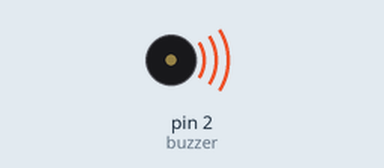
The sketch below on a simulated Arduino Uno, built with avr-gcc and run on an emulated ATmega328P. Shown: buzzer (waves = sounding).

Above: at 0.1 s.
At 29.1 s:
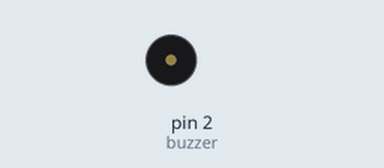
Timing chart, 0 to 30.6 s (numbered marks = the images above):
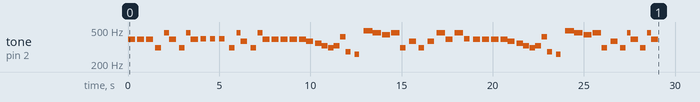

The sketch:

P5-parte2.ino
```cpp
const int buzzer = 2;
float Do       = 261.626;
float Do_Reb   = 277.183;
float Re       = 393.665;
float Re_Mib   = 311.127;
float Mi       = 329.628;
float Fa       = 349.228;
float Fa_Solb  = 369.994;
float Sol      = 391.995;
float Sol_Lab  = 415.305;
float La       = 440.000;
float La_Sib   = 466.164;
float Si       = 493.883;

void setup ()
{
  tone(buzzer,Sol,391.995);
  delay(500);
  tone(buzzer,Sol,391.995);
  delay(500);
  tone(buzzer,Sol,391.995);
  delay(500);

  tone(buzzer,Re_Mib,311.127);
  delay(500);
  tone(buzzer,La_Sib,466.164);
  delay(250);
  tone(buzzer,Sol,391.995);
  delay(550);

  tone(buzzer,Re_Mib,311.127);
  delay(400);
  tone(buzzer,La_Sib,466.164);
  delay(250);
  tone(buzzer,Sol,391.995);
  delay(550);

  tone(buzzer,Re,293.665);
  delay(500);
  tone(buzzer,Re,293.665);
  delay(500);
  tone(buzzer,Re,293.665);
  delay(550);

  tone(buzzer,Re_Mib,311.127);
  delay(400);
  tone(buzzer,La_Sib,466.164);
  delay(225);
  tone(buzzer,Fa_Solb,369.994);
  delay(550);

  tone(buzzer,Re_Mib,311.127);
  delay(400);
  tone(buzzer,La_Sib,466.164);
  delay(255);
  tone(buzzer,Sol,391.995);
  delay(500);

  tone(buzzer,Sol,391.995);
  delay(500);

  tone(buzzer,Sol,391.995);
  delay(500);
  tone(buzzer,Sol,391.995);
  delay(500);
  tone(buzzer,Sol,391.995);
  delay(400);

  tone(buzzer,Fa_Solb,369.994);
  delay(500);
  tone(buzzer,Fa,349.228);
  delay(350);
  tone(buzzer,Mi,329.628);
  delay(350);
  tone(buzzer,Re_Mib,311.127);
  delay(300);
  tone(buzzer,Mi,329.628);
  delay(350);

  tone(buzzer,Sol_Lab,415.305);
  delay(300);
  tone(buzzer,Do_Reb,277.183);
  delay(500);

  tone(buzzer,Do,261.626);
  delay(500);
  tone(buzzer,Si,493.883);
  delay(500);
  tone(buzzer,La_Sib,466.164);
  delay(500);
  tone(buzzer,La,440.000);
  delay(500);
  tone(buzzer,La_Sib,466.164);
  delay(500);

  tone(buzzer,Re_Mib,311.127);
  delay(500);
  tone(buzzer,Fa_Solb,369.994);
  delay(500);
  tone(buzzer,Re_Mib,311.127);
  delay(500);
  tone(buzzer,Fa_Solb,369.994);
  delay(500);

  tone(buzzer,La_Sib,466.164);
  delay(500);
  tone(buzzer,Sol,391.995);
  delay(500);
  tone(buzzer,La_Sib,466.164);
  delay(500);
  tone(buzzer,Re,311.127);
  delay(500);

  tone(buzzer,Sol,391.995);
  delay(500);

  tone(buzzer,Sol,391.995);
  delay(500);
  tone(buzzer,Sol,391.995);
  delay(500);
  tone(buzzer,Sol,391.995);
  delay(400);

  tone(buzzer,Fa_Solb,369.994);
  delay(500);
  tone(buzzer,Fa,349.228);
  delay(350);
  tone(buzzer,Mi,329.628);
  delay(350);
  tone(buzzer,Re_Mib,311.127);
  delay(300);
  tone(buzzer,Mi,329.628);
  delay(350);

  tone(buzzer,Sol_Lab,415.305);
  delay(300);
  tone(buzzer,Do_Reb,277.183);
  delay(500);

  tone(buzzer,Do,261.626);
  delay(500);
  tone(buzzer,Si,493.883);
  delay(500);
  tone(buzzer,La_Sib,466.164);
  delay(500);
  tone(buzzer,La,440.000);
  delay(500);
  tone(buzzer,La_Sib,466.164);
  delay(500);

  tone(buzzer,Re_Mib,311.127);
  delay(500);
  tone(buzzer,Fa_Solb,369.994);
  delay(500);

  tone(buzzer,Re_Mib,311.127);
  delay(400);
  tone(buzzer,La_Sib,466.164);
  delay(200);
  tone(buzzer,Sol,391.995);
  delay(500);

  tone(buzzer,Re_Mib,311.127);
  delay(400);
  tone(buzzer,La_Sib,466.164);
  delay(200);
  tone(buzzer,Sol,391.995);
  delay(500);


}
void loop(){

}
```
